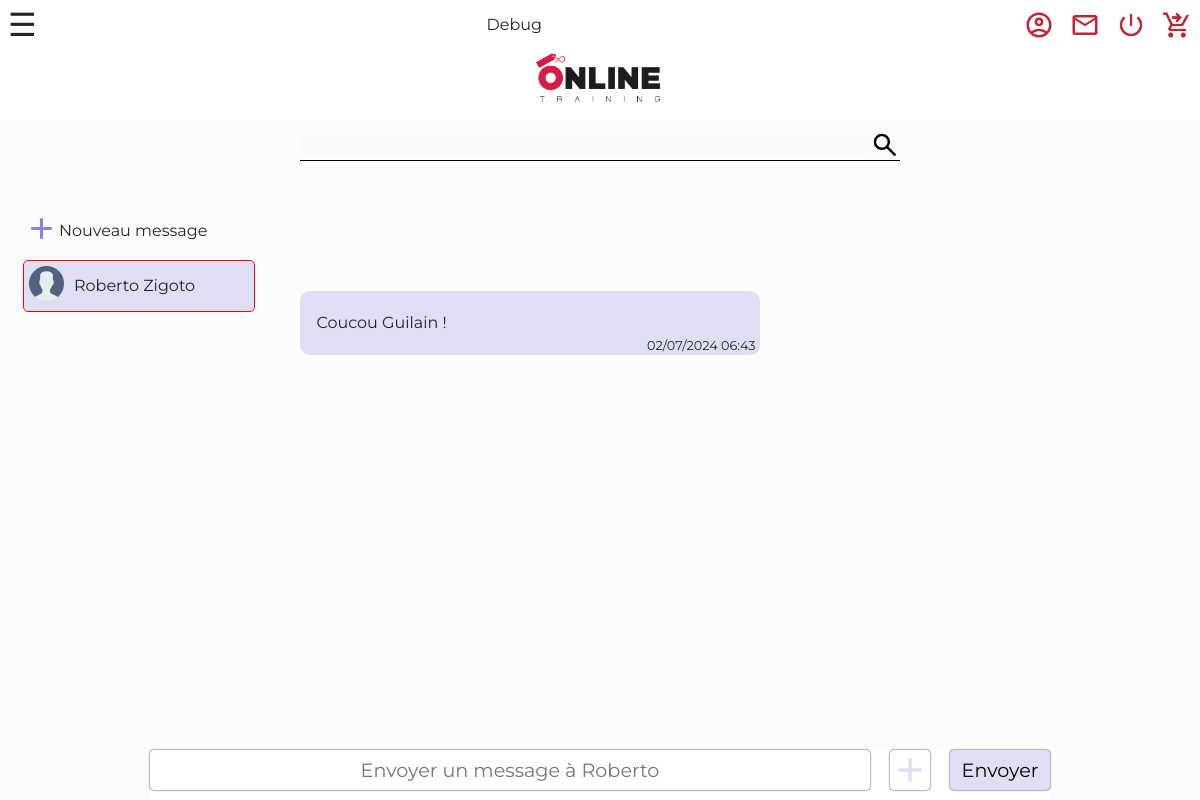
The app's page /pages/messagerie.php?with_user_id=4 (signed in) with its own data.
### tables this page shows
CREATE TABLE `users` (
  `id` int NOT NULL,
  `first_name` varchar(255) NOT NULL,
  `last_name` varchar(255) NOT NULL,
  `email` varchar(255) NOT NULL,
  `password` varchar(255) NOT NULL,
  `avatar` varchar(255) DEFAULT NULL,
  `group` varchar(255) DEFAULT NULL
);

CREATE TABLE `messages` (
  `message_id` int NOT NULL,
  `message_type` varchar(255) DEFAULT NULL,
  `datetime` datetime NOT NULL,
  `sender_user_id` int NOT NULL,
  `receiver_user_id` int DEFAULT NULL,
  `message_content` text NOT NULL,
  `message_read` tinyint(1) NOT NULL DEFAULT '0',
  `message_answered` tinyint(1) DEFAULT NULL
);

### src/pages/messagerie.php (the view, shortened to what this page needs)
<!DOCTYPE html>
<html lang="fr">
<head>
    <link href="https://cdn.jsdelivr.net/npm/bootstrap@5.3.3/dist/css/bootstrap.min.css" rel="stylesheet">
    <link rel="stylesheet" href="../CSS/style.css">
    <link rel="stylesheet" href="../CSS/messagerie.css">
</head>
<body>
<?php
$user_id = $_SESSION['user']['id'];
require_once("../elements/connect.php");
$sql = "SELECT * FROM messages WHERE sender_user_id = :user_id OR receiver_user_id = :user_id";
$query = $db->prepare($sql);
$query->bindValue(':user_id', $user_id);
$query->execute();
$conversations = $query->fetchAll(PDO::FETCH_ASSOC);
require_once ('../elements/header.php');
?>
<section class="messagerie">
    <div class="messagerie_menu">
        <a href="../pages/messagerie.php"><img src="../img/illustration/new_message.png">Nouveau message</a>
        <?php
        $chat = [];
        foreach ($conversations as $conversation) {
            $sender_id = $conversation['sender_user_id'];
            if ($sender_id != $user_id && !in_array($sender_id, $chat)) {
                $chat[] = $sender_id;
            }
        }
        foreach ($chat as $conversation_user_id) {
            $sql = "SELECT id, first_name, last_name, avatar FROM users WHERE id = :conversation_user_id";
            $query = $db->prepare($sql);
            $query->bindValue(':conversation_user_id', $conversation_user_id);
            $query->execute();
            $conversation_user_infos = $query->fetch(PDO::FETCH_ASSOC);
            if (empty($conversation_user_infos['avatar'])) {
                $conversation_user_infos['avatar'] = "../img/upload_avatars/default_avatar.png";
            }
            echo '<a href="../pages/messagerie.php?with_user_id='.$conversation_user_id.'#ancre_dernier_message">';
            echo '<div class="messagerie_conversation_title';
            if (isset($_GET['with_user_id']) && $_GET['with_user_id'] == $conversation_user_id) {
                echo ' selected';
            }
            $sql = "SELECT * FROM messages WHERE sender_user_id = :conversation_user_id AND receiver_user_id = :user_id AND message_read = 0";
            $query = $db->prepare($sql);
            $query->bindValue(':conversation_user_id', $conversation_user_id);
            $query->bindValue(':user_id', $user_id);
            $query->execute();
            $unread_message = $query->fetch(PDO::FETCH_ASSOC);
            if($unread_message){echo ' unread';}
            echo '">';
            echo '<div class="messagerie_conversation_avatar">';
            echo '<img class="conversation_avatar" alt="Avatar de '.$conversation_user_infos['first_name'].'" src="'.$conversation_user_infos['avatar'].'">';
            echo '</div>';
            echo '<div class="messagerie_conversation_name">';
            echo ucfirst($conversation_user_infos['first_name']) . ' ' . ucfirst($conversation_user_infos['last_name']);
            echo '</div></div></a>';
        }
        ?>
    </div>
    <div class="messagerie_main" id="messagerie_main">
        <?php
        if(!isset($_GET['with_user_id'])){
            echo 'Envoyer un message à :<br>';
            $sql = "SELECT id, first_name, last_name FROM users WHERE id != :id";
            $query = $db->prepare($sql);
            $query->bindValue(':id', $user_id);
            $query->execute();
            $usersList = $query->fetchAll(PDO::FETCH_ASSOC);
            echo '<select id="user_list">';
            foreach ($usersList as $user) {
                echo '<option value="' . $user['id'] . '">' . ucfirst(strtolower($user['last_name'])) . ' ' . ucfirst(strtolower($user['first_name'])) . '</option>';
            }
            echo '</select>';
        } else {
            $sql = "SELECT id, first_name, last_name, avatar FROM users WHERE id = :conversation_user_id";
            $query = $db->prepare($sql);
            $query->bindValue(':conversation_user_id', $_GET['with_user_id']);
            $query->execute();
            $conversation_user_with = $query->fetch(PDO::FETCH_ASSOC);
            $sql = "SELECT * FROM messages
                    WHERE (sender_user_id = :user_id OR receiver_user_id = :user_id)
                    AND (sender_user_id = :conversation_user_id OR receiver_user_id = :conversation_user_id)
                    ORDER BY datetime ASC";
            $query = $db->prepare($sql);
            $query->bindValue(':conversation_user_id', $_GET['with_user_id']);
            $query->bindValue(':user_id', $user_id);
            $query->execute();
            $conversation_user_with_messages = $query->fetchAll(PDO::FETCH_ASSOC);
            foreach($conversation_user_with_messages as $message) {
                if ($message['sender_user_id'] === $user_id) {
                    echo '<div class="message message_sent">';
                } else {
                    echo '<div class="message message_received">';
                }
                if (!empty($message['message_type'])) {
                    echo '<img class="message_image" src="' . htmlspecialchars($message['message_type']) . '">';
                } else {
                    echo htmlspecialchars($message['message_content']);
                }
                echo '<div class="message_time">' . (new DateTime($message['datetime']))->format('d/m/Y H:i') . '</div>';
                echo '</div>';
            }
            }
        ?>
    </div>
    <?php if(isset($_GET['with_user_id'])): ?>
</section><form class="messagerie_input_text" method="POST" id="message_form" action="../tools/messagerie_envoi_msg.php" enctype="multipart/form-data">
    <input type="text" name="conversation_message" id="conversation_message" placeholder="Envoyer un message à <?= ucfirst($conversation_user_with['first_name']) ?>">
    <img id="addFile" src="../img/illustration/add_file.png">
    <input type="submit" value="Envoyer">
</form>
<?php endif; ?>
</body>
</html>

### src/CSS/style.css (style rules this page uses)
body { background-color: rgb(252, 252, 252)!important; }
body { font-family: "Montserrat", sans-serif !important; }

### src/CSS/messagerie.css (style rules this page uses)
.messagerie_conversation_title { height: 10%; width: 100%; margin-top: 10px; display: flex; align-items: center; }
.messagerie_conversation_avatar { height: 50px; width: 20%; min-width: 50px; }
.messagerie_conversation_avatar img { width: 40px; margin: 5px; }
.messagerie_conversation_name { height: 100%; width: 80%; }
.messagerie_menu { width: 20%; min-width: 160px; height: 90%; }
.messagerie_menu a { display: flex; line-height: 40px; }
.messagerie_menu img { width: 35px; height: 35px; }
.messagerie_main { height: 90%; max-height: 64vh; overflow-y: scroll; overflow-x: hidden; width: 80%; max-width: 1000px; margin: auto; }
.message { width: 80%; max-width: 460px; margin: 30px; padding: 20px 16px; border-radius: 10px; position: relative; }
.unread { outline: solid red 1px; }
.message_received { background: #DFDEF3; margin-left: 5%; }
.message:first-of-type { margin-top: 80px; }
.message_time { position: absolute; right: 5px; bottom: 0; font-size: 0.8em; }
.messagerie { width: 96vw; min-width: 450px; max-width: 1200px; max-height: 76vh; margin: 50px auto; display: flex; flex-wrap: nowrap; position: relative; }
.selected { background: #dfdef3; border-radius: 4px; }
.messagerie_input_text { display: flex; justify-content: space-between; position: absolute; bottom: 0; left: 0; right: 0; margin: auto; width: 96%; height: 50px; background: white; max-width: 900px; font-size: 1.2em; }
.messagerie_input_text input { width: calc(100% - 180px); padding: 5px; height: 40px; border: none; box-shadow: 0px 0px 2px black; border-radius: 4px; text-align: center; }
.messagerie_input_text input[type="submit"] { width: 100px; background: #DFDEF3; border-radius: 4px; }
.messagerie_input_text img { box-shadow: 0px 0px 2px black; border-radius: 4px; height: 40px; }

### records on screen
users: first_name "Roberto", last_name "Zigoto", conversation_message "Envoyer un message à Roberto"
messages: message_content "Coucou Guilain !", datetime "02/07/2024 06:43"
